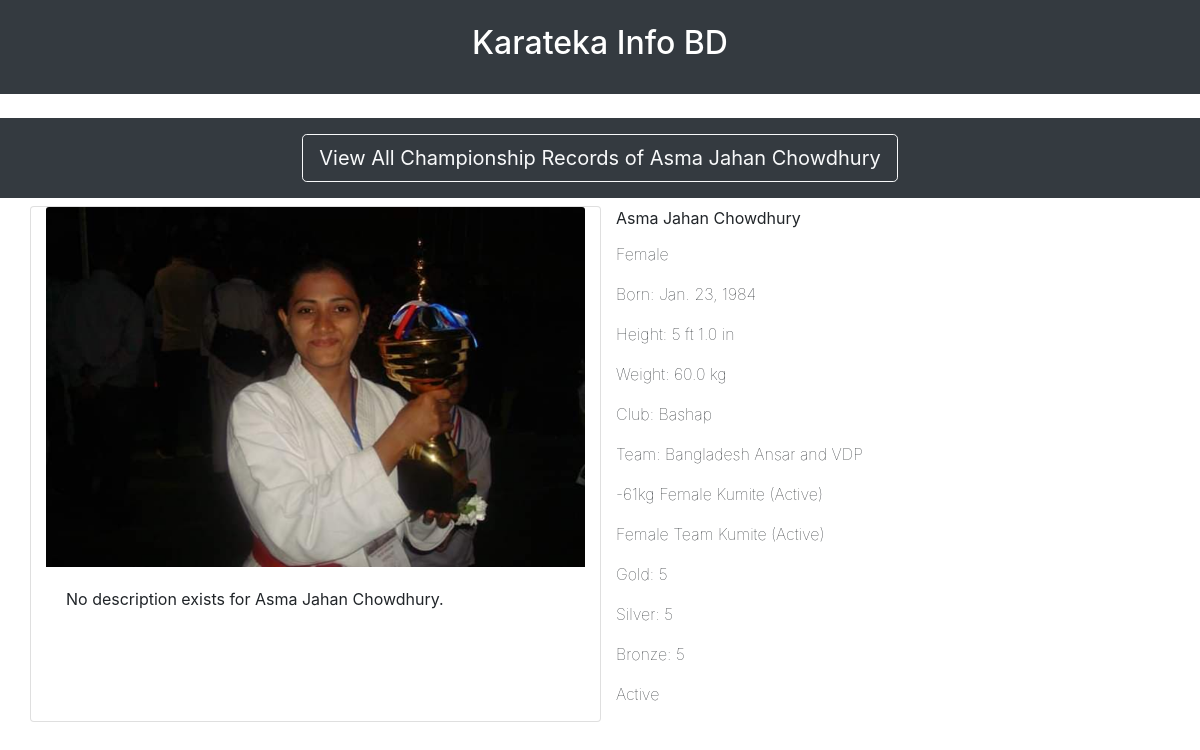
Screenshot of /karatekainfobd/show_athlete_page/9/ with the database file from the repository.
### features/models.py (models this page shows, shortened)
class Athlete(models.Model):
    name = models.CharField(max_length=100)
    gender = models.CharField(max_length=100, choices=GENDER_CHOICES)
    date_of_birth = models.DateField()
    feet_height = models.PositiveIntegerField(default=0)
    inch_height = models.DecimalField(default=0.0, decimal_places=1, max_digits=3, validators=[MinValueValidator(Decimal(0.0))])
    weight = models.FloatField(default=0.0, help_text='Weight in kg')
    club = models.ForeignKey(Club, blank=True, null=True, on_delete=models.SET_NULL)
    team = models.ForeignKey(Team, blank=True, null=True, on_delete=models.SET_NULL)
    individual_kata_event = models.CharField(max_length=22, choices=get_all_individual_kata_choices(), blank=True, default="")
    individual_kata_active = models.BooleanField(default=False)
    individual_kumite_event = models.CharField(max_length=22, choices=get_all_individual_kumite_choices(), blank=True, default="")
    individual_kumite_active = models.BooleanField(default=False)
    team_kata_event = models.CharField(max_length=22, choices=get_all_team_kata_choices(), blank=True, default="")
    team_kata_active = models.BooleanField(default=False)
    team_kumite_event = models.CharField(max_length=22, choices=get_all_team_kumite_choices(), blank=True, default="")
    team_kumite_active = models.BooleanField(default=False)
    u21_kata_event = models.CharField(max_length=22, choices=get_all_u21_kata_choices(), blank=True, default="")
    u21_kata_active = models.BooleanField(default=False)
    u21_kumite_event = models.CharField(max_length=22, choices=get_all_u21_kumite_choices(), blank=True, default="")
    u21_kumite_active = models.BooleanField(default=False)
    gold = models.PositiveIntegerField(default=5)
    silver = models.PositiveIntegerField(default=5)
    bronze = models.PositiveIntegerField(default=5)
    description = models.CharField(max_length=100, blank=True, default='')
    picture = models.ImageField(upload_to='athlete_images', blank=True)
    active = models.BooleanField(default=True)

class Club(models.Model):
    name = models.CharField(max_length=50, unique=True)
    founded = models.DateField(blank=True, null=True)
    description = models.CharField(max_length=100, blank=True, default='')
    logo_picture = models.ImageField(upload_to='club_logos', blank=True)

class Team(models.Model):
    name = models.CharField(max_length=50, unique=True)
    founded = models.DateField(blank=True, null=True)
    description = models.CharField(max_length=100, blank=True, default='')
    logo_picture = models.ImageField(upload_to='team_logos', blank=True)

### features/views.py (the view)
# urls.py: path('show_athlete_page/<int:athlete_id>/', views.show_athlete_page, name='show_athlete_page'),
def show_athlete_page(request, athlete_id):
    context = {}
    athlete = Athlete.objects.get(id=athlete_id)
    context['athlete'] = athlete
    return render(request, 'features/show_athlete_page.html', context=context)

### features/templates/features/show_athlete_page.html (shortened to what this page needs)
{% extends 'base.html' %}
{% block main_block %}
<div class="text-center p-3 mb-2 bg-dark text-white" role="group" aria-label="Basic example">
    {% block main_block1 %}
    <a class="btn btn-outline-light btn-lg" href="{% url 'show_athlete_championships_page' athlete.id %}" role="button">
        View All Championship Records of {{ athlete.name }}
    </a>
    {% endblock %}
</div>
{% block main_block2 %}
<div class="container">
    <div class="row">
        <div class="col-sm card">
            <img src="{{ athlete.picture.url }}" class="img-fluid card-img-top" alt="Responsive image">
            <div class="card-body">
                {% if athlete.description %}
                    <p class="lead"> {{ athlete.description }} </p>
                {% else %}
                    <p> No description exists for {{ athlete.name }}. </p>
                {% endif %}
            </div>
        </div>
        <div class="col-sm">
            <p class="card-title">{{athlete.name}}</p>
            <p class="font-weight-lighter">{{athlete.gender}}</p>
            <p class="font-weight-lighter">Born: {{athlete.date_of_birth}}</p>
            <p class="font-weight-lighter">Height: {{athlete.feet_height}} ft {{athlete.inch_height}} in</p>
            <p class="font-weight-lighter">Weight: {{athlete.weight}} kg</p>
            <p class="font-weight-lighter">Club: {{athlete.club.name}}</p>
            <p class="font-weight-lighter">Team: {{athlete.team.name}}</p>
            {% if athlete.individual_kumite_event %}
                <p class="font-weight-lighter">
                    {{athlete.individual_kumite_event}}
                    {% if athlete.individual_kumite_active %}
                        (Active)
                    {% else %}
                        (Inactive)
                    {% endif %}
                </p>
            {% endif %}
            {% if athlete.team_kumite_event %}
                <p class="font-weight-lighter">
                    {{athlete.team_kumite_event}}
                    {% if athlete.team_kumite_active %}
                        (Active)
                    {% else %}
                        (Inactive)
                    {% endif %}
                </p>
            {% endif %}
            <p class="font-weight-lighter">Gold: {{athlete.gold}}</p>
            <p class="font-weight-lighter">Silver: {{athlete.silver}}</p>
            <p class="font-weight-lighter">Bronze: {{athlete.bronze}}</p>
            <p class="font-weight-lighter">
                {% if not athlete.active %}
                    Retired
                {% else %}
                    Active
                {% endif %}
            </p>
        </div>
    </div>
</div>
{% endblock %}
{% endblock %}

### rows the page displays
Athlete: name "Asma Jahan Chowdhury", picture (picture), gender "Female", date_of_birth "Jan. 23, 1984", feet_height "5", inch_height "1.0", weight "60.0", club.name "Bashap", team.name "Bangladesh Ansar and VDP", individual_kumite_event "-61kg Female Kumite", team_kumite_event "Female Team Kumite", gold "5", silver "5", bronze "5"
